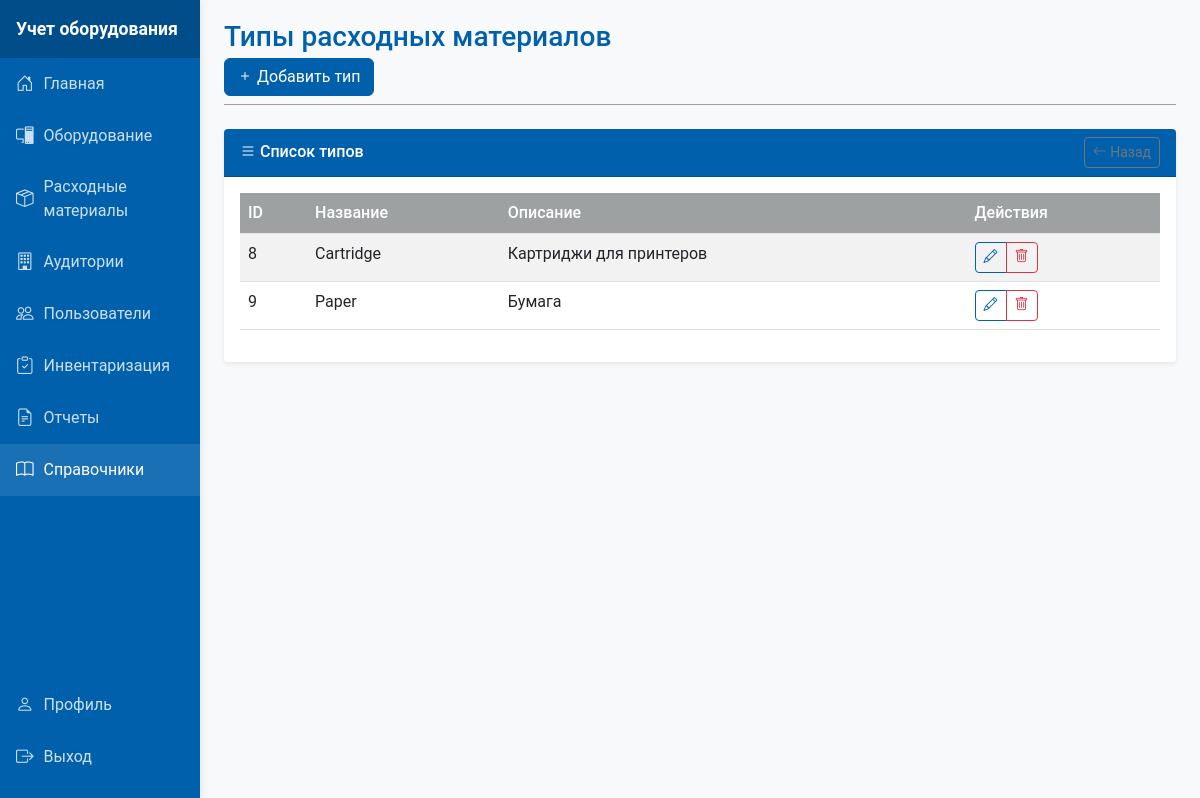
Screenshot of /templates/references/consumable-types.php (signed in) with the database file from the repository.
### tables this page shows
CREATE TABLE `reference_items` (
  `id` int NOT NULL,
  `type` enum('direction','status','equipment_type','consumable_type','developer') NOT NULL,
  `name` varchar(100) NOT NULL,
  `description` text,
  `created_at` timestamp NULL DEFAULT CURRENT_TIMESTAMP,
  `updated_at` timestamp NULL DEFAULT CURRENT_TIMESTAMP ON UPDATE CURRENT_TIMESTAMP
);

### models/ReferenceItem.php (called while the page is built, shortened)
<?php
class ReferenceItem {
    private $conn;
    private $table = 'reference_items';
    public function __construct($db) {
        $this->conn = $db;
    }
    public function getByType($type) {
        $query = "SELECT * FROM {$this->table} WHERE type = :type ORDER BY name";
        $stmt = $this->conn->prepare($query);
        $stmt->bindParam(':type', $type);
        try {
            $stmt->execute();
            return $stmt;
        } catch (PDOException $e) {
            error_log("Error getting items by type: " . $e->getMessage());
            return false;
        }
    }
}
?>

### templates/references/consumable-types.php (the view, shortened to what this page needs)
<?php
require_once '../../includes/header.php';
require_once '../../models/ReferenceItem.php';
$page_title = "Типы расходных материалов";
$reference_type = "consumable_type";
$db = (new Database())->connect();
$reference = new ReferenceItem($db);
$items = $reference->getByType($reference_type);
?>
<div class="content-header">
    <h1 class="content-title"><?= htmlspecialchars($page_title) ?></h1>
    <button type="button" class="btn btn-primary" data-bs-toggle="modal" data-bs-target="#createModal">
        <i class="bi bi-plus"></i> Добавить тип
    </button>
</div>
<div class="card">
    <div class="card-header">
        <div class="d-flex justify-content-between align-items-center">
            <span><i class="bi bi-list"></i> Список типов</span>
            <a href="index.php" class="btn btn-outline-secondary btn-sm">
                <i class="bi bi-arrow-left"></i> Назад
            </a>
        </div>
    </div>
    <div class="card-body">
        <div class="table-responsive">
            <table class="table table-striped table-hover">
                <thead>
                    <tr>
                        <th>ID</th>
                        <th>Название</th>
                        <th>Описание</th>
                        <th>Действия</th>
                    </tr>
                </thead>
                <tbody>
                    <?php if ($items && $items->rowCount() > 0): ?>
                        <?php while($item = $items->fetch(PDO::FETCH_ASSOC)): ?>
                            <tr>
                                <td><?= $item['id'] ?></td>
                                <td><?= htmlspecialchars($item['name']) ?></td>
                                <td><?= htmlspecialchars($item['description'] ?? '') ?></td>
                                <td>
                                    <div class="btn-group btn-group-sm">
                                        <button class="btn btn-outline-primary edit-btn"
                                                data-id="<?= $item['id'] ?>"
                                                data-name="<?= htmlspecialchars($item['name']) ?>"
                                                data-description="<?= htmlspecialchars($item['description'] ?? '') ?>">
                                            <i class="bi bi-pencil"></i>
                                        </button>
                                        <button class="btn btn-outline-danger delete-btn"
                                                data-id="<?= $item['id'] ?>"
                                                data-name="<?= htmlspecialchars($item['name']) ?>">
                                            <i class="bi bi-trash"></i>
                                        </button>
                                    </div>
                                </td>
                            </tr>
                        <?php endwhile; ?>
                    <?php else: ?>
                        <tr>
                            <td colspan="4" class="text-center">Нет данных</td>
                        </tr>
                    <?php endif; ?>
                </tbody>
            </table>
        </div>
    </div>
</div>
<?php require_once '../../includes/footer.php'; ?>

### assets/css/style.css (style rules this page uses)
:root { --primary: #0060AC; --secondary: #E41613; --light-gray: #9EA1A2; --dark-gray: #666; --light: #f8f9fa; --white: #fff; }
body { font-family: 'Roboto', Arial, sans-serif; background-color: var(--light); }
.content-header { margin-bottom: 1.5rem; border-bottom: 1px solid var(--light-gray); padding-bottom: 0.5rem; }
.content-title { font-size: 1.75rem; margin-bottom: 0.25rem; font-weight: 500; color: var(--primary); }
.card { box-shadow: 0 0.125rem 0.25rem rgba(0, 0, 0, 0.075); border-radius: 0.25rem; margin-bottom: 1.5rem; border: none; }
.card-header { background-color: var(--primary); font-weight: 500; color: var(--white); border-radius: 0.25rem 0.25rem 0 0 !important; }
.table { background-color: var(--white); }
.table th { background-color: var(--light-gray); color: var(--white); font-weight: 500; }
.btn-primary { background-color: var(--primary); border-color: var(--primary); }
.btn-outline-primary { color: var(--primary); border-color: var(--primary); }

### rows the page displays
reference_items: id "8", name "Cartridge", description "Картриджи для принтеров"
reference_items: id "9", name "Paper", description "Бумага"

### other values shown
$page_title "Типы расходных материалов"
